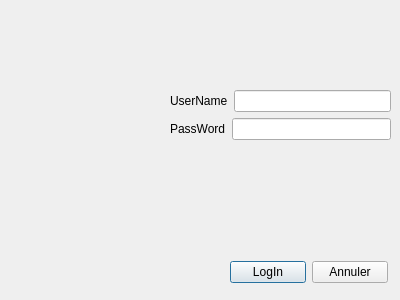
<?xml version="1.0" encoding="UTF-8"?>
<ui version="4.0">
 <class>LogIn</class>
 <widget class="QDialog" name="LogIn">
  <property name="geometry">
   <rect>
    <x>0</x>
    <y>0</y>
    <width>400</width>
    <height>300</height>
   </rect>
  </property>
  <property name="windowTitle">
   <string>Dialog</string>
  </property>
  <widget class="QWidget" name="">
   <property name="geometry">
    <rect>
     <x>230</x>
     <y>260</y>
     <width>158</width>
     <height>25</height>
    </rect>
   </property>
   <layout class="QHBoxLayout" name="horizontalLayout_3">
    <item>
     <widget class="QPushButton" name="pushButton">
      <property name="text">
       <string>LogIn</string>
      </property>
     </widget>
    </item>
    <item>
     <widget class="QPushButton" name="pushButton_2">
      <property name="text">
       <string>Annuler</string>
      </property>
     </widget>
    </item>
   </layout>
  </widget>
  <widget class="QWidget" name="">
   <property name="geometry">
    <rect>
     <x>170</x>
     <y>90</y>
     <width>221</width>
     <height>52</height>
    </rect>
   </property>
   <layout class="QVBoxLayout" name="verticalLayout">
    <item>
     <layout class="QHBoxLayout" name="horizontalLayout">
      <item>
       <widget class="QLabel" name="label">
        <property name="text">
         <string>UserName</string>
        </property>
       </widget>
      </item>
      <item>
       <widget class="QLineEdit" name="lineEdit"/>
      </item>
     </layout>
    </item>
    <item>
     <layout class="QHBoxLayout" name="horizontalLayout_2">
      <item>
       <widget class="QLabel" name="label_2">
        <property name="text">
         <string>PassWord</string>
        </property>
       </widget>
      </item>
      <item>
       <widget class="QLineEdit" name="lineEdit_2"/>
      </item>
     </layout>
    </item>
   </layout>
  </widget>
 </widget>
 <resources/>
 <connections/>
</ui>
